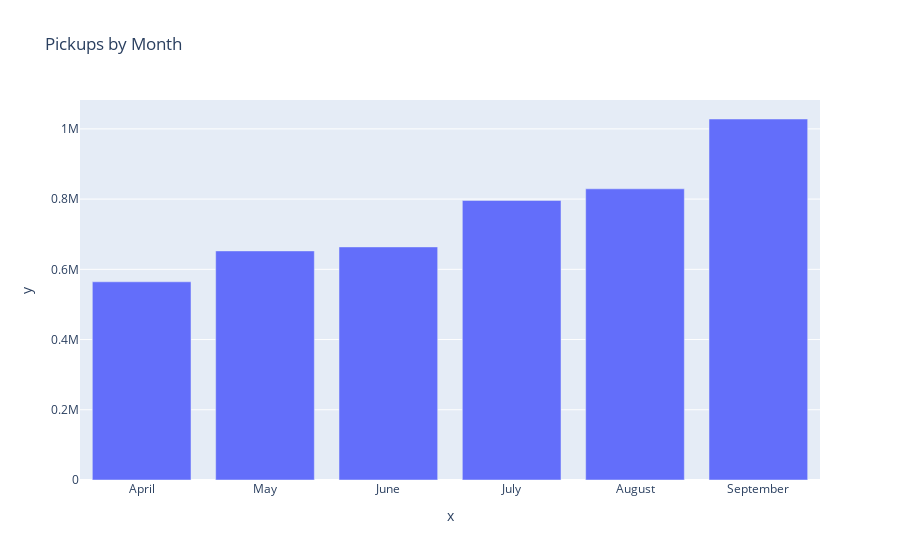

The cell this chart's notebook holds for it:
### Code cell
# Bar chart

px.bar(x=df["Month"].value_counts(ascending=True).index,
       y=df["Month"].value_counts(ascending=True),
       title="Pickups by Month")

### Figure 1 — Plotly figure (JSON) as saved in the notebook; plotly's stock layout.template omitted (floating-point values rounded to 4 significant figures)
{"data": [{"alignmentgroup": "True", "hovertemplate": "x=%{x}<br>y=%{y}<extra></extra>", "legendgroup": "", "marker": {"color": "#636efa", "pattern": {"shape": ""}}, "name": "", "offsetgroup": "", "orientation": "v", "showlegend": false, "textposition": "auto", "type": "bar", "x": ["April", "May", "June", "July", "August", "September"], "xaxis": "x", "y": [564516, 652435, 663844, 796121, 829275, 1028136], "yaxis": "y"}], "layout": {"barmode": "relative", "legend": {"tracegroupgap": 0}, "title": {"text": "Pickups by Month"}, "xaxis": {"anchor": "y", "domain": [0, 1], "title": {"text": "x"}}, "yaxis": {"anchor": "x", "domain": [0, 1], "title": {"text": "y"}}}}
